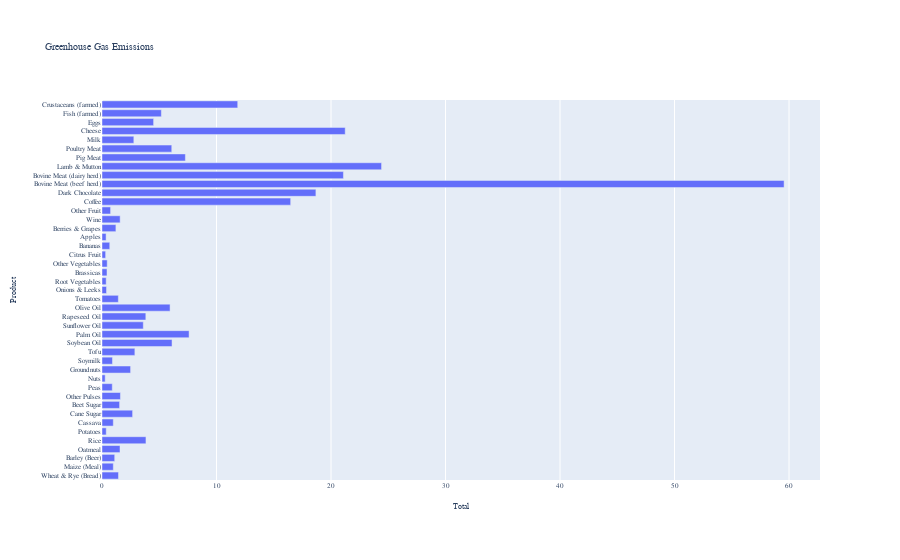

The code cell stored with this chart in its notebook:
### Code cell
# Horizontal bar chart for df_ghg
fig_ghg = px.bar(df_ghg, x='Total', y='Product', orientation='h', title='Greenhouse Gas Emissions')
fig_ghg.update_layout(layout)

### Figure 1 — Plotly figure (JSON) as saved in the notebook; plotly's stock layout.template omitted (floating-point values rounded to 4 significant figures)
{"data": [{"alignmentgroup": "True", "hovertemplate": "Total=%{x}<br>Product=%{y}<extra></extra>", "legendgroup": "", "marker": {"color": "#636efa", "pattern": {"shape": ""}}, "name": "", "offsetgroup": "", "orientation": "h", "showlegend": false, "textposition": "auto", "type": "bar", "x": [1.441, 0.988, 1.109, 1.575, 3.839, 0.37, 0.987, 2.672, 1.536, 1.61, 0.896, 0.278, 2.497, 0.914, 2.871, 6.117, 7.605, 3.607, 3.828, 5.944, 1.427, 0.395, 0.365, 0.437, 0.455, 0.317, 0.678, 0.357, 1.214, 1.585, 0.75, 16.48, 18.68, 59.57, 21.09, 24.41, 7.282, 6.092, 2.781, 21.24, 4.507, 5.183, 11.85], "xaxis": "x", "y": ["Wheat & Rye (Bread)", "Maize (Meal)", "Barley (Beer)", "Oatmeal", "Rice", "Potatoes", "Cassava", "Cane Sugar", "Beet Sugar", "Other Pulses", "Peas", "Nuts", "Groundnuts", "Soymilk", "Tofu", "Soybean Oil", "Palm Oil", "Sunflower Oil", "Rapeseed Oil", "Olive Oil", "Tomatoes", "Onions & Leeks", "Root Vegetables", "Brassicas", "Other Vegetables", "Citrus Fruit", "Bananas", "Apples", "Berries & Grapes", "Wine", "Other Fruit", "Coffee", "Dark Chocolate", "Bovine Meat (beef herd)", "Bovine Meat (dairy herd)", "Lamb & Mutton", "Pig Meat", "Poultry Meat", "Milk", "Cheese", "Eggs", "Fish (farmed)", "Crustaceans (farmed)"], "yaxis": "y"}], "layout": {"barmode": "relative", "font": {"family": "\"Lato, \"Helvetica Neue\", Helvetica, Arial, \"Liberation Sans\", sans-serif", "size": 7}, "legend": {"tracegroupgap": 0}, "title": {"text": "Greenhouse Gas Emissions"}, "xaxis": {"anchor": "y", "domain": [0, 1], "title": {"text": "Total"}}, "yaxis": {"anchor": "x", "domain": [0, 1], "title": {"text": "Product"}}}}
